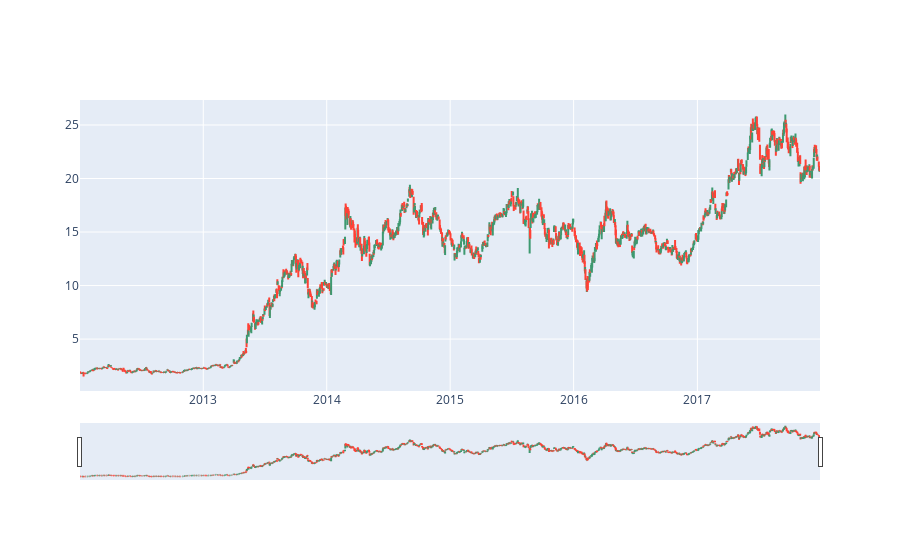

Write notebook code for a chart like this one.
### Code cell
fig = go.Figure(data=go.Ohlc(x=df['Date'],
                    open=df['Open'],
                    high=df['High'],
                    low=df['Low'],
                    close=df['Close'],
                    text=hovertext,
                    hoverinfo='text'))
fig.show()

### Figure 1 — Plotly figure (JSON) as saved in the notebook; plotly's stock layout.template omitted (floating-point values rounded to 4 significant figures; data arrays with more than 128 entries replaced by an {"elided": "..."} marker saying what was removed)
{"data": [{"close": {"elided": "1509 float values"}, "high": {"elided": "1509 float values"}, "hoverinfo": "text", "low": {"elided": "1509 float values"}, "open": {"elided": "1509 float values"}, "text": {"elided": "1509 str values"}, "type": "ohlc", "x": {"elided": "1509 str values"}}], "layout": {}}
